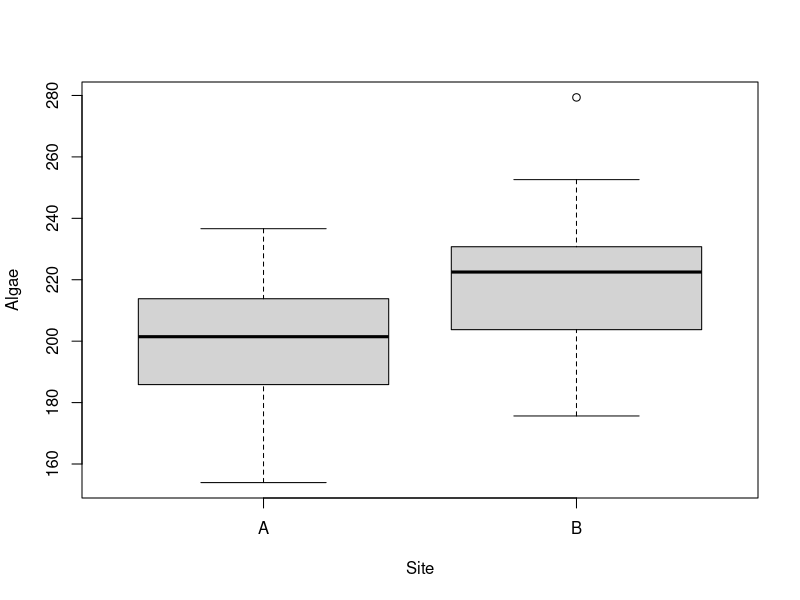
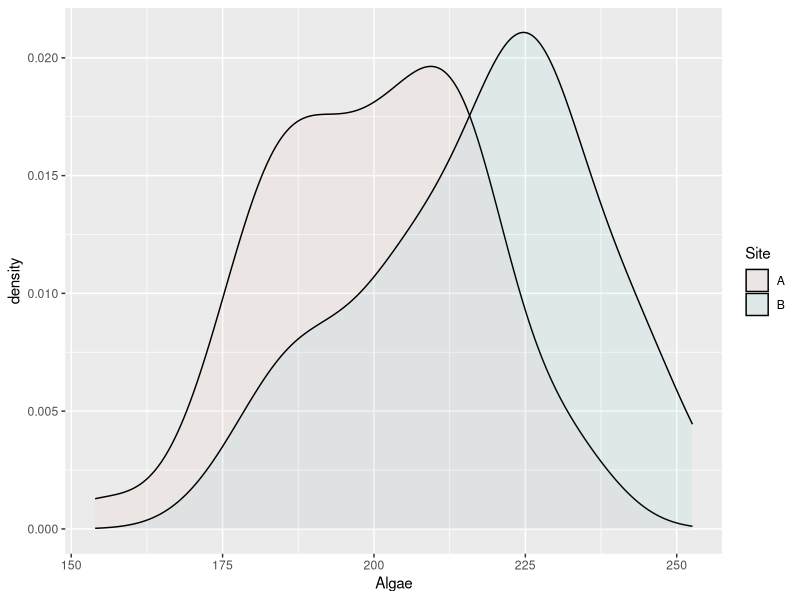
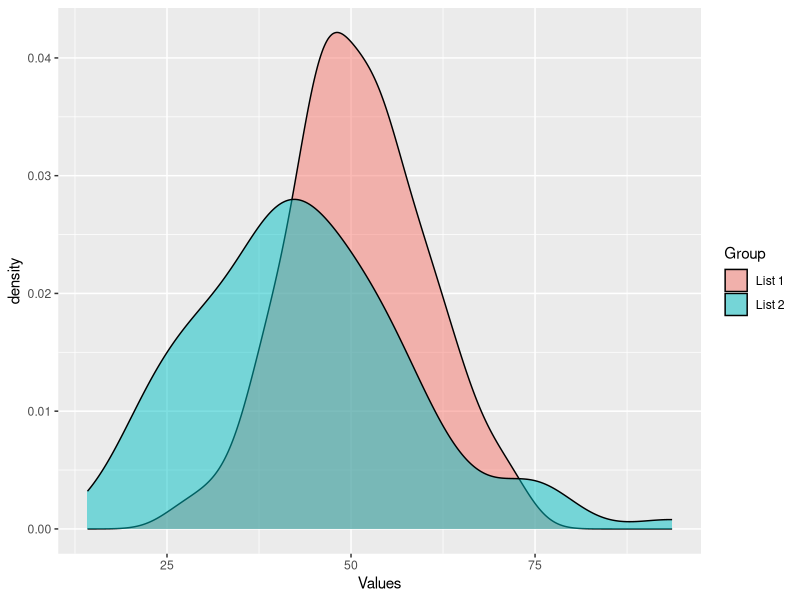

Recreate these plots in R, in order.
## ---- chunk 1
A <- rnorm(50,200,20)
A
B <- rnorm(50,220,20) 
B
## ---- chunk 2
data <- data.frame(Site = rep(c("A", "B"),each = 50),
                   Algae= c(A,B))
data
boxplot(Algae~Site,data=data)
outliers_A <- boxplot.stats(A)$out
outliers_A
outliers_B <- boxplot.stats(B)$out
outliers_B
data_selection <- data[!(data$Site == "A" & data$Algae %in% outliers_A) &
                     !(data$Site == "B" & data$Algae %in% outliers_B), ]
data_selection
## ---- chunk 3
library(ggplot2)
ggplot(data_selection, aes(x = Algae, fill = Site))+
  geom_density(alpha=0.05)
## ---- chunk 4
Sample_A <- rbinom(10,1,0.7)
Sample_A
Sample_B <- rbinom(10,1,0.5)
Sample_B
result_A <- sum(Sample_A) >= 7
result_A
result_B <- sum(Sample_B) >= 7
result_B
## ---- chunk 5
prob_5 <- dpois(5, 3)
prob_5
prob_3_or_fewer <- ppois(3,3) 
prob_3_or_fewer
## ---- chunk 6
list1 <- c(44.40, 47.70, 65.59, 50.71, 51.29, 67.15, 54.61, 37.35, 43.13, 45.54, 62.24, 53.60, 54.01, 51.11, 
           44.44, 67.87, 54.98, 30.33, 57.01, 45.27, 39.32, 47.82, 39.74, 42.71, 43.75, 33.13, 58.38, 51.53, 
           38.62, 62.54, 54.26, 47.05, 58.95, 58.78, 58.22, 56.89, 55.54, 49.38, 46.94, 46.20, 43.05, 47.92, 
           37.35, 71.69, 62.08, 38.77, 45.97, 45.33, 57.80, 49.17, 52.53, 49.71, 49.57, 63.69, 47.74, 65.16, 
           34.51, 55.85, 51.24, 52.16, 53.80, 44.98, 46.67, 39.81, 39.28, 53.04, 54.48, 50.53, 59.22, 70.50, 
           45.09, 26.91, 60.06, 42.91, 43.12, 60.26, 47.15, 37.79, 51.81, 48.61, 50.06, 53.85, 46.29, 56.44, 
           47.80, 53.32, 60.97, 54.35, 46.74, 61.49, 59.94, 55.48, 52.39, 43.72, 63.61, 44.00, 71.87, 65.33, 
           47.64, 39.74)

list2 <- c(44.34, 48.85, 41.30, 39.79, 30.73, 44.32, 33.23, 19.98, 39.30, 58.78, 36.37, 54.12, 20.73, 44.17, 
           52.79, 49.52, 46.59, 35.39, 32.25, 29.64, 46.76, 30.79, 37.64, 41.16, 72.66, 35.22, 48.53, 46.17, 
           30.57, 43.93, 66.67, 51.77, 45.62, 38.66, 14.20, 61.97, 23.09, 56.10, 73.64, 23.34, 55.53, 41.07, 
           21.42, 22.28, 20.98, 37.04, 23.07, 55.32, 76.50, 25.69, 56.82, 56.54, 49.98, 29.87, 43.21, 40.79, 
           53.44, 39.41, 59.65, 39.38, 60.79, 29.26, 26.10, 93.62, 38.75, 49.47, 54.55, 37.74, 52.75, 50.53, 
           41.77, 45.98, 44.49, 76.93, 33.88, 28.56, 45.57, 49.66, 51.55, 38.12, 29.05, 63.95, 39.76, 32.02, 
           41.46, 42.04, 61.65, 46.27, 56.31, 37.51, 48.22, 40.13, 46.42, 31.57, 25.34, 74.96, 54.01, 26.23, 
           35.83, 27.22)

## ---- chunk 7
data_list <- data.frame(Group = factor(c(rep("List 1",length(list1)),
                                         rep("List 2",length(list2)))),
                        Values = c(list1,list2))
data_list
ggplot(data_list, aes (x = Values, fill = Group))+
  geom_density(alpha=0.5)
